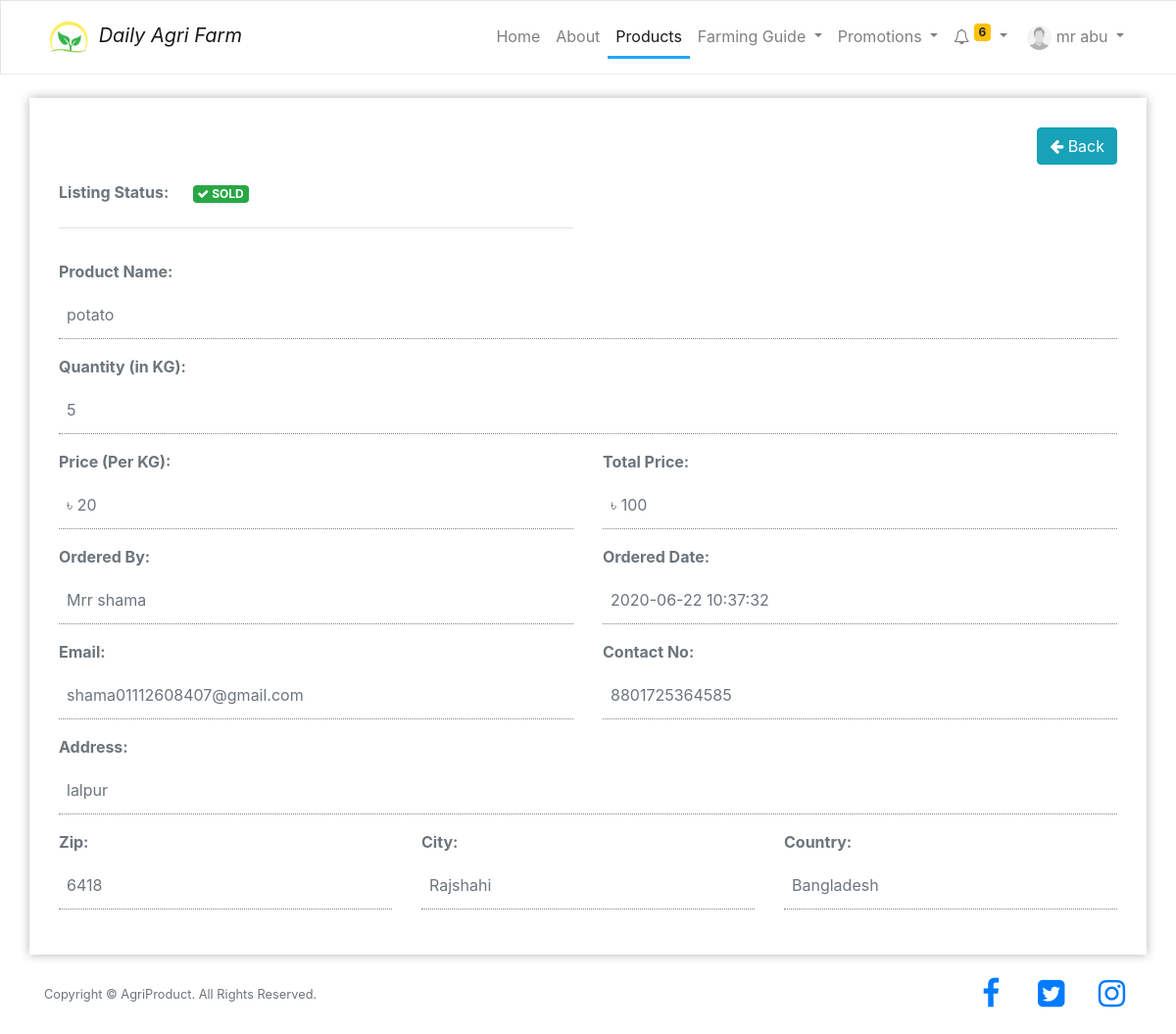
Page /agrifarm/farmer/view-sold-item.php?id=2 (signed in) on the committed database.
### tables this page shows
CREATE TABLE `users` (
  `id` int(11) NOT NULL,
  `email` varchar(200) NOT NULL,
  `password` varchar(200) NOT NULL,
  `firstname` varchar(200) DEFAULT NULL,
  `lastname` varchar(200) DEFAULT NULL,
  `phone` varchar(200) DEFAULT NULL,
  `role` int(11) NOT NULL,
  `address` varchar(200) DEFAULT NULL,
  `zipcode` int(11) DEFAULT NULL,
  `country` varchar(100) DEFAULT NULL,
  `state` varchar(100) DEFAULT NULL,
  `profile_pic` varchar(250) DEFAULT NULL,
  `member_since` datetime NOT NULL DEFAULT current_timestamp()
);

CREATE TABLE `order_item` (
  `id` int(11) NOT NULL,
  `order_no` varchar(200) NOT NULL,
  `order_date` datetime NOT NULL DEFAULT current_timestamp(),
  `product_id` int(100) NOT NULL,
  `product` varchar(100) NOT NULL,
  `seller_id` int(100) NOT NULL,
  `qty` int(100) NOT NULL,
  `priceperkg` int(100) NOT NULL,
  `totalprice` int(100) NOT NULL,
  `buyer_id` int(100) NOT NULL,
  `card` varchar(100) DEFAULT NULL,
  `name_on_card` varchar(200) DEFAULT NULL,
  `card_no` bigint(200) DEFAULT NULL,
  `exp_date` date DEFAULT NULL,
  `cvv` int(11) DEFAULT NULL,
  `status` int(11) NOT NULL DEFAULT 0,
  `notify` int(11) NOT NULL DEFAULT 0
);

### agrifarm/session.php (called while the page is built, shortened)
<?php
	include '../conn.php';
	$sql = "SELECT * FROM users WHERE id = '".$_SESSION['user']."'";
	$query = $conn->query($sql);
	$user = $query->fetch_assoc();
?>

### agrifarm/farmer/view-sold-item.php (the view, shortened to what this page needs)
<?php
  include '../session.php';
  $id = $_REQUEST['id'];
?>
<!DOCTYPE html>
<html lang="en">
<head>
    <link rel="stylesheet" href="https://stackpath.bootstrapcdn.com/font-awesome/4.7.0/css/font-awesome.min.css">
    <link rel="stylesheet" href="https://maxcdn.bootstrapcdn.com/bootstrap/4.4.1/css/bootstrap.min.css">
    <link rel="stylesheet" href="../css/custom.css">
</head>
<header class="header">
<nav class="navbar navbar-expand-lg navbar-light bg-light" style="box-shadow: inset 1px 1px 0 rgba(0,0,0,.1), inset 0 -1px 0 rgba(0,0,0,.07); ">
  <div class="container">
      <a class="navbar-brand" href="index.php" style="font-style: italic;">
        <img src="../images/logo.png" alt="logo" width="50px" height="50px">
        Daily Agri Farm
      </a>
  <div class="collapse navbar-collapse" id="navbarNav">
    <ul class="nav navbar-nav ml-auto">
      <li class="nav-item">
        <a class="nav-link" href="index.php">Home <span class="sr-only">(current)</span></a>
      </li>
      <li class="nav-item">
        <a class="nav-link" href="about.php">About</a>
      </li>
      <li class="nav-item active">
        <a class="nav-link" href="all-order.php">Products</a>
      </li>
      <li class="nav-item dropdown">
        <a class="nav-link dropdown-toggle" href="#" id="navbarDropdown" role="button" data-toggle="dropdown" aria-haspopup="true" aria-expanded="false">
              Farming Guide
        </a>
      </li>
      <li class="nav-item dropdown">
        <a class="nav-link dropdown-toggle" href="#" id="navbarDropdown" role="button" data-toggle="dropdown" aria-haspopup="true" aria-expanded="false">
              Promotions
        </a>
      </li>
      <li class="nav-item dropdown">
        <a class="nav-link dropdown-toggle" href="#" id="navbarDropdown" role="button" data-toggle="dropdown" aria-haspopup="true" aria-expanded="false">
          <i class="fa fa-bell-o"></i>
          <?php
          $sql = "SELECT * FROM order_item WHERE seller_id = '".$user['id']."' AND status =1 ORDER BY order_date desc";
          $query = $conn->query($sql);
          $num_notifications = mysqli_num_rows($query);
          if (!mysqli_num_rows($query)) {
            echo '';
          }
          else {
          ?>
            <sup class="badge badge-warning"><?php echo $num_notifications; ?></sup>
          <?php
            }
          ?>
        </a>
      </li>
      <?php
        $photo = $user["profile_pic"];
        if($photo != "")
        {
          $img = $user["profile_pic"];
        }
        else
        {
          $img = "profile.jpg";
        }
      ?>
      <li class="nav-item dropdown">
        <a class="nav-link dropdown-toggle" href="#" id="navbarDropdown" role="button" data-toggle="dropdown" aria-haspopup="true" aria-expanded="false">
          <img src="../images/<?php echo $img; ?>" alt="" class="img-circle" style="border-radius: 50%;width: 25px; height: 25px;" /> <?php echo $user['firstname'], " ", $user['lastname']; ?>
        </a>
      </li>
    </ul>
  </div>
</nav>
</header>
<body>
<br>
<?php
  $sql = "SELECT * FROM order_item WHERE id = '$id' ";
  $query = $conn->query($sql);
  $row = $query->fetch_assoc();
?>
<div class="container" style="padding: 30px;box-shadow: 0 0 10px rgb(0,0,0,0.3);">
    <div class="row">
      <div class="col col-md-12 form-group">
        <a href="sold-orders.php" class="btn btn-info btn-small float-right" style="color: white;"><i class="fa fa-arrow-left"></i> Back</a>
      </div>
      <div class="col col-md-6 form-group">
        <label for="title" class="text-muted"> Listing Status: &emsp;</label>
        <h3 class="badge badge-success"><i class="fa fa-check"></i> SOLD</h3>
        <hr>
      </div>
      <div class="col col-md-12 form-group">
        <label for="title" class="text-muted">Product Name:</label>
        <input type="text" class="form-control text-muted" id="title" value="<?php echo $row['product']; ?>" readonly>
      </div>
      <div class="col col-sm-12 form-group">
        <label for="name" class="text-muted">Quantity (in KG):</label>
        <input type="text" class="form-control text-muted" id="name" value="<?php echo $row['qty']; ?>" readonly>
      </div>
      <div class="col col-sm-6 form-group">
        <label for="name" class="text-muted">Price (Per KG):</label>
        <input type="text" class="form-control text-muted" id="post_category" value="<?php echo '৳ ',$row['priceperkg']; ?>" readonly>
      </div>
      <div class="col col-sm-6 form-group">
        <label for="amount" class="text-muted">Total Price:</label>
        <input type="text" class="form-control text-muted" id="amount" value="<?php echo '৳ ',$row['totalprice']; ?>" readonly>
      </div>
      <?php
      $s1 = "SELECT * FROM users WHERE id = '".$row["buyer_id"]."' ";
      $q1 = $conn->query($s1);
      $r1 =  $q1->fetch_assoc();
      ?>
      <div class="col col-sm-6 form-group">
        <label for="" class="text-muted">Ordered By:</label>
        <input type="text" class="form-control text-muted" id="" value="<?php echo $r1['firstname'], ' ', $r1['lastname']; ?>" readonly>
      </div>
      <div class="col col-sm-6 form-group">
        <label for="" class="text-muted">Ordered Date:</label>
        <input type="text" class="form-control text-muted" id="" value="<?php echo $row['order_date']; ?>" readonly>
      </div>
      <div class="col col-sm-6 form-group">
        <label for="" class="text-muted">Email:</label>
        <input type="text" class="form-control text-muted" id="" value="<?php echo $r1['email']; ?>" readonly>
      </div>
      <div class="col col-sm-6 form-group">
        <label for="phone" class="text-muted">Contact No:</label>
        <input type="text" class="form-control text-muted" id="phone" value="<?php echo $r1['phone']; ?>" readonly>
      </div>
      <div class="col col-sm-12 form-group">
        <label for="post_address" class="text-muted">Address:</label>
        <input type="text" class="form-control text-muted" id="post_address" value="<?php echo $r1['address']; ?>" readonly>
      </div>
      <div class="col col-sm-4 form-group">
        <label for="post_zip" class="text-muted">Zip:</label>
        <input type="number" class="form-control text-muted" id="post_zip" value="<?php echo $r1['zipcode']; ?>" readonly>
      </div>
      <div class="col col-sm-4 form-group">
        <label for="post_city" class="text-muted">City:</label>
        <input type="text" class="form-control text-muted" id="post_city" value="<?php echo $r1['state']; ?>" readonly>
      </div>
      <div class="col col-sm-4 form-group">
        <label for="post_country" class="text-muted">Country:</label>
        <input type="text" class="form-control text-muted" id="post_country" value="<?php echo $r1['country']; ?>" readonly>
      </div>
    </div>
</div>
<br>
<?php include '../footer.php'; ?>
</body>
</html>

### agrifarm/css/custom.css (style rules this page uses)
body { min-height: 100vh; }
label { font-weight: bold; }
li.nav-item.active { border-bottom: 3px solid #20a6ff; }
.bg-light { background-color: #fff!important; }
.form-control:not(select) { padding: 1.5rem 0.5rem; }
.form-control::placeholder { color: #ccc; font-weight: bold; font-size: 0.9rem; }

### agrifarm/farmer/view-sold-item.php (style rules this page uses)
.form-control:disabled, .form-control[readonly] { background: transparent; border: 0; border-bottom: 1px dotted Gray; border-radius: 0; }

### rows in the picture
users: firstname "mr", lastname "abu"
order_item: product "potato", qty "5", priceperkg "৳ 20", totalprice "৳ 100", order_date "2020-06-22 10:37:32"
users: firstname+lastname "Mrr shama", email "shama01112608407@gmail.com", phone "8801725364585", address "lalpur", zipcode "6418", state "Rajshahi", country "Bangladesh"

### other values in the picture
$num_notifications "6"
